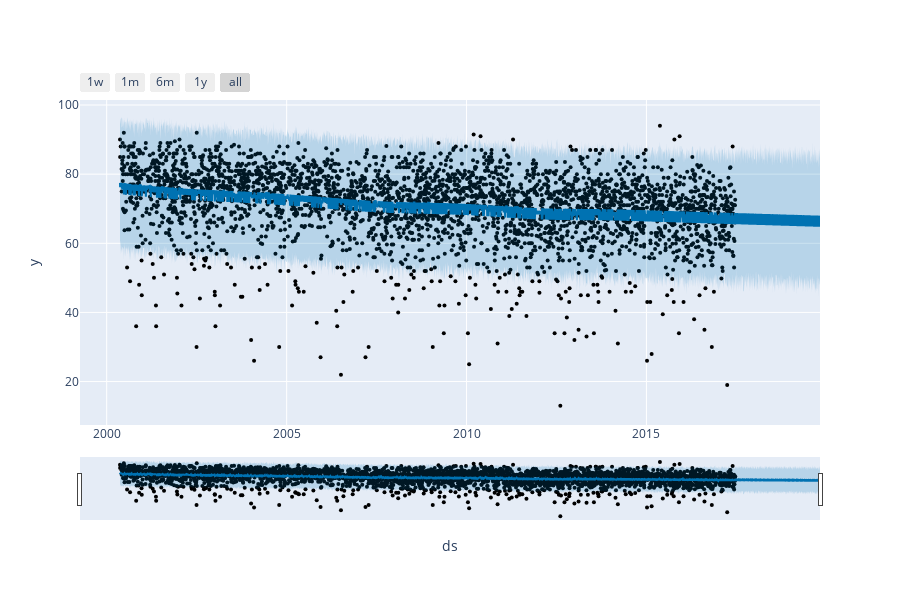

Source (notebook cell):
### Code cell
plot1 = plot_plotly(m,forecast)
plot1

### Figure 1 — Plotly figure (JSON) as saved in the notebook; plotly's stock layout.template omitted (floating-point values rounded to 4 significant figures; data arrays with more than 128 entries replaced by an {"elided": "..."} marker saying what was removed)
{"data": [{"marker": {"color": "black", "size": 4}, "mode": "markers", "name": "Actual", "type": "scatter", "x": {"elided": "3444 str values"}, "y": {"elided": "3444 float values"}}, {"hoverinfo": "skip", "line": {"width": 0}, "mode": "lines", "type": "scatter", "x": {"elided": "4305 str values"}, "y": {"elided": "4305 float values"}}, {"fill": "tonexty", "fillcolor": "rgba(0, 114, 178, 0.2)", "line": {"color": "#0072B2", "width": 2}, "mode": "lines", "name": "Predicted", "type": "scatter", "x": {"elided": "4305 str values"}, "y": {"elided": "4305 float values"}}, {"fill": "tonexty", "fillcolor": "rgba(0, 114, 178, 0.2)", "hoverinfo": "skip", "line": {"width": 0}, "mode": "lines", "type": "scatter", "x": {"elided": "4305 str values"}, "y": {"elided": "4305 float values"}}], "layout": {"height": 600, "showlegend": false, "width": 900, "xaxis": {"rangeselector": {"buttons": [{"count": 7, "label": "1w", "step": "day", "stepmode": "backward"}, {"count": 1, "label": "1m", "step": "month", "stepmode": "backward"}, {"count": 6, "label": "6m", "step": "month", "stepmode": "backward"}, {"count": 1, "label": "1y", "step": "year", "stepmode": "backward"}, {"step": "all"}]}, "rangeslider": {"visible": true}, "title": {"text": "ds"}, "type": "date"}, "yaxis": {"title": {"text": "y"}}}}
